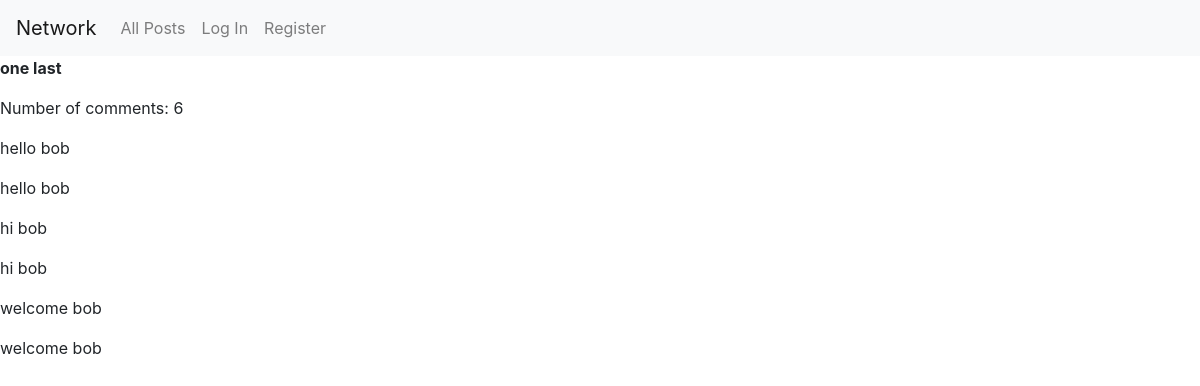
/post_detail/11, run on the app's committed database.
### network/models.py (models this page shows, shortened)
class Post(models.Model):
    author = models.ForeignKey(User, on_delete=models.CASCADE, related_name="posts")
    title = models.CharField(max_length=200)
    content = models.TextField()
    created_at = models.DateTimeField(auto_now_add=True)

class Comment(models.Model):
    post = models.ForeignKey(Post, on_delete=models.CASCADE, related_name="comments")
    commenter = models.ForeignKey(User, on_delete=models.CASCADE, related_name="comments")
    content = models.TextField()
    created_at = models.DateTimeField(auto_now_add=True)

### network/views.py (the view)
# urls.py: path("post_detail/<int:post_id>", views.post_details, name="post_detail")
def post_details(request, post_id):
    post = Post.objects.get(pk=post_id)
    comments = Comment.objects.filter(post=post)
    return render(request, "network/post_detail.html",
    {"comments": comments, "post": post})

### network/templates/network/post_detail.html
{%extends "network/layout.html"%}
{%block body%}
<p><strong>{{post.content}}</strong></p>
<p>Number of comments: {{ comments.count }}</p>
{%for comment in comments%}
<p>{{comment.content}}</p>
{%endfor%}
{%endblock%}

### data on the page
Post: content "one last"
Comment: content "hello bob"
Comment: content "hello bob"
Comment: content "hi bob"
Comment: content "hi bob"
Comment: content "welcome bob"
Comment: content "welcome bob"

### other printed values
{{ comments.count }} "6"
